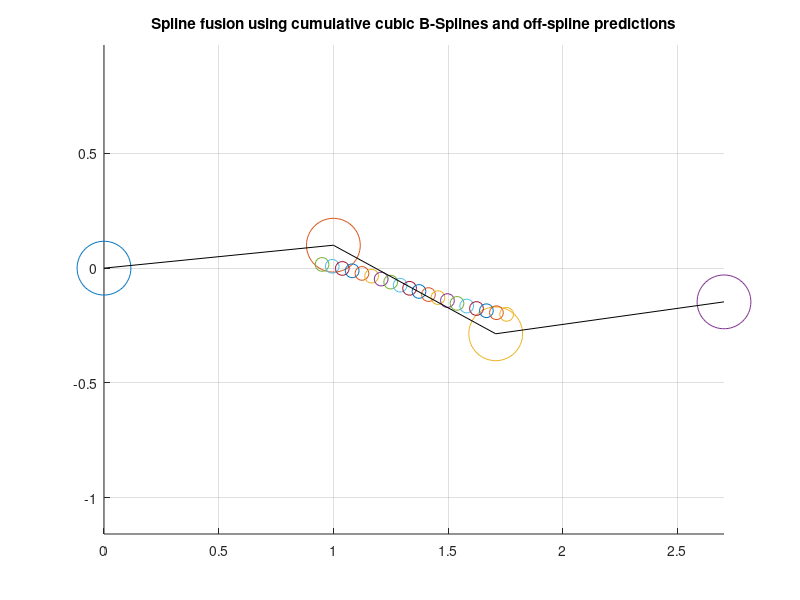

Source code (MATLAB):

% Spline fusion: Lovegrove 2013
% Error checking against C++
% Roberto Aldera - 27 Jan 2020
clc;clear
%% Setting up transforms
theta = -pi/160;
R = [cos(theta) sin(theta) 0; -sin(theta) cos(theta) 0; 0 0 1];
a = [1; 0.1; 0]; % position of origin frame a in reference frame b
T0 = [ R a; 0 0 0 1];

T = {T0; T0; T0; T0}; % pretending the transforms are all the same for now

% Offset the points to make it more interesting
% T{1}(1,4) = T{1}(1,4) + 2;
% T{2}(1,4) = T{2}(1,4) + 1;
T{3}(1,4) = T{3}(1,4) - 0.3;
T{3}(2,4) = T{3}(2,4) - 0.5;

T_world = cell(size(T,1),1);
T_world{1} = eye(4);
% T_world{1} = T{1};
for i = 2:size(T,1)
    T_world{i,1} = T_world{i-1} * T{i};
end

for i = 1:size(T_world,1)
    disp('T_world x: ');
    disp(T_world{i,1}(1,4));
end
Omega = cell(size(T,1)-1,1); % This holds all omegas, but each spline segment only uses 3 of them at a time (a window)
for i = 1:size(T,1)-1 
    Omega{i} = logm(T_world{i}^-1 * T_world{i+1});
end

%% Spline fusion parameters
num_intervals = size(T,1)-3;
num_spline_points = 20;
C = 1/6 * [ 6 0 0 0; 5 3 -3 1; 1 3 3 -2; 0 0 0 1 ];
T_w_s = cell(num_intervals,num_spline_points);

s_i = linspace(0,size(T,1)-1,size(T,1));

for i = 1:num_intervals
    s_t = linspace(i,i+1,num_spline_points);
    for t = 1:num_spline_points
        u = s_t(t) - s_i(i+1);
        u_vector = [1; u; u^2; u^3];
        B = C * u_vector;

        T_w_s{i,t} = T_world{i} * expm(B(2) * Omega{i}) ...
            * expm(B(3) * Omega{i+1}) * expm(B(4) * Omega{i+2});
%           T_w_s{i,t} = expm(B(2) * Omega{i}) ...
%               * expm(B(3) * Omega{i+1}) * expm(B(4) * Omega{i+2});
    end
end

%% Plotting
figure(1);
clf;
hold on;
grid on;
axis equal;
title("Spline fusion using cumulative cubic B-Splines and off-spline predictions");

for i = 1:size(T,1)
    scatter(T_world{i}(1,4),T_world{i}(2,4),1500,'r.');
end

for i = 1:num_intervals
    for j = 1:size(T_w_s,2)
        scatter(T_w_s{i,j}(1,4),T_w_s{i,j}(2,4),100,'b.');
    end
end

%% Plot connections directly between control points
T_world_coords = zeros(size(T_world,1),2);
for i = 1:size(T_world)
    T_world_coords(i,:) = [T_world{i}(1,4) T_world{i}(2,4)];
end
plot(T_world_coords(:,1),T_world_coords(:,2),'k');

